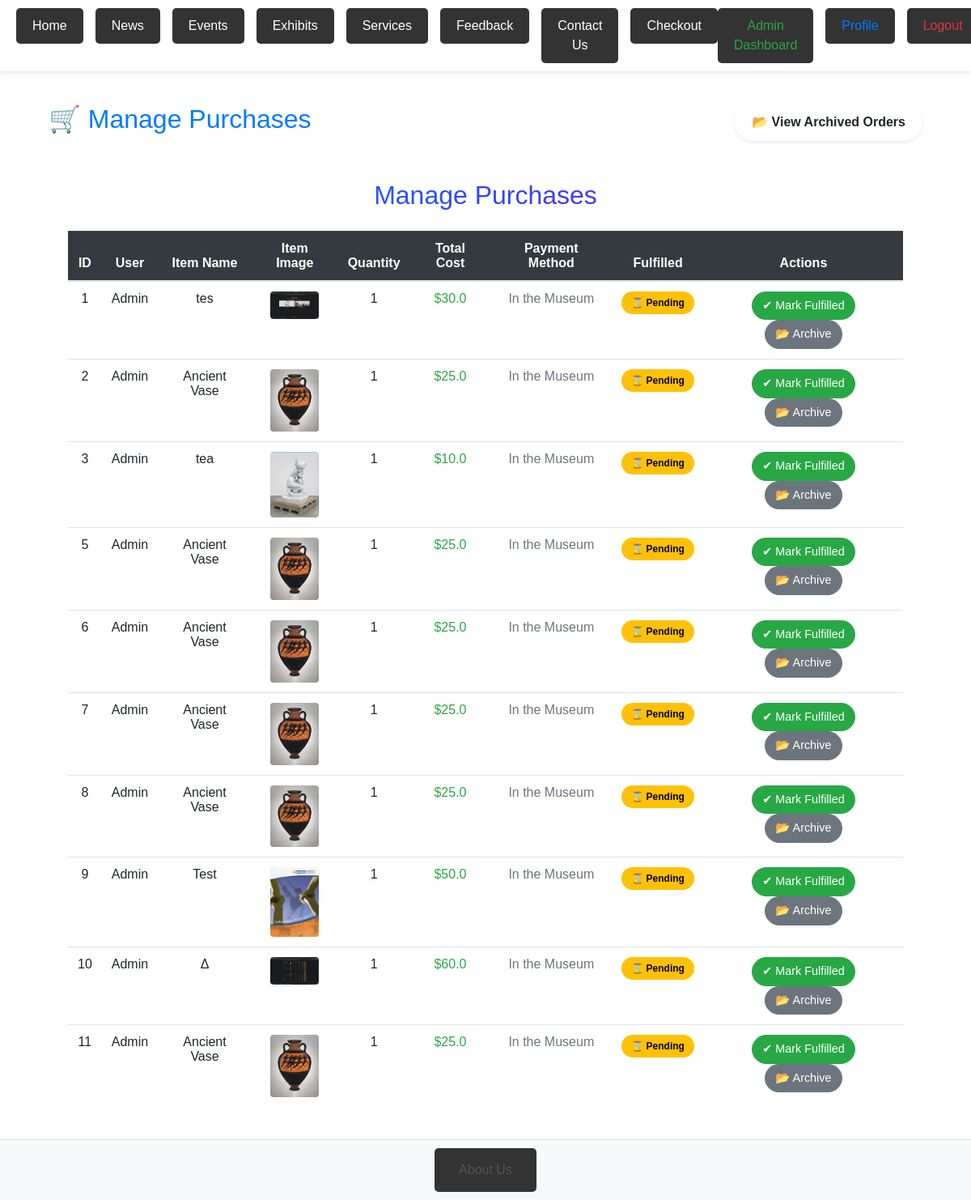
Before: /admin/purchases (signed in) with the older database file.
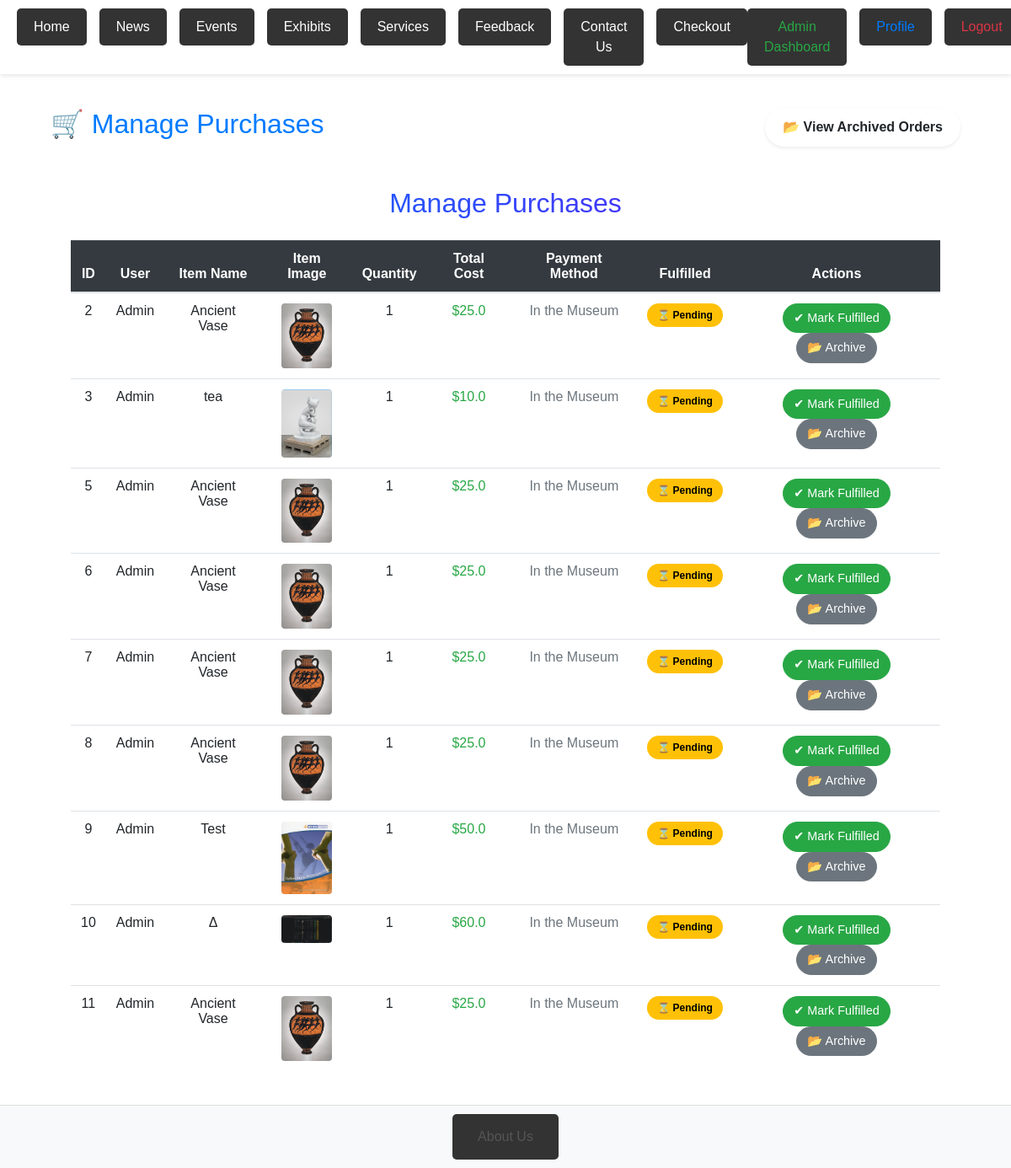
After: the same page with the newer database file.
### server.py (models this page shows, shortened)
class Ticket(db.Model):
    id = db.Column(db.Integer, primary_key=True)
    user_id = db.Column(db.Integer, db.ForeignKey('user.id'), nullable=False)
    item_id = db.Column(db.Integer, nullable=False)
    quantity = db.Column(db.Integer, nullable=False)
    payment_method = db.Column(db.String(50), nullable=False)
    address = db.Column(db.String(255), nullable=True)
    total_cost = db.Column(db.Float, nullable=False)
    fulfilled = db.Column(db.Boolean, default=False)
    archived = db.Column(db.Boolean, default=False)

class User(db.Model, UserMixin):
    id = db.Column(db.Integer, primary_key=True)
    username = db.Column(db.String(80), unique=True, nullable=False)
    email = db.Column(db.String(120), unique=True, nullable=False)
    password = db.Column(db.String(200), nullable=False)
    is_admin = db.Column(db.Boolean, default=False)

class Event(db.Model):
    id = db.Column(db.Integer, primary_key=True)
    title = db.Column(db.String(200), nullable=False)
    description = db.Column(db.Text, nullable=False)
    date = db.Column(db.Date, nullable=False)
    image_path = db.Column(db.String(255), nullable=False)
    price = db.Column(db.Float, nullable=True)

### server.py (the view, shortened to what this page needs)
@app.route('/admin/purchases', methods=['GET', 'POST'])
@login_required
@admin_required
def manage_purchases():
    show_archived = request.args.get('archived', 'false').lower() == 'true'
    tickets = Ticket.query.filter(Ticket.fulfilled == (True if show_archived else False)).all()
    tickets_with_details = []
    for ticket in tickets:
        user = User.query.get(ticket.user_id)
        event = Event.query.get(ticket.item_id)
        if event:
            normalized_title = event.title.lower().replace(" ", "_") + ".jpg"
            image_path = f"uploads/{normalized_title}"
            if event.image_path:
                image_path = event.image_path
            elif os.path.exists(os.path.join(app.root_path, 'static', image_path)):
                image_path = image_path
            else:
                image_path = None
            item = {
                'title': event.title,
                'image': image_path
            }
        else:
            item = {
                'title': 'Unknown Item',
                'image': None
            }
        tickets_with_details.append((ticket, user, item))
    return render_template('manage_purchases.html', tickets=tickets_with_details, show_archived=show_archived)

### server.py (called while the page is built)
def admin_required(f):
    @wraps(f)
    def decorated_function(*args, **kwargs):
        if not current_user.is_authenticated or not current_user.is_admin:
            abort(403)
        return f(*args, **kwargs)
    return decorated_function

@login_manager.user_loader
def load_user(user_id):
    return db.session.get(User, int(user_id))

### templates/manage_purchases.html (shortened to what this page needs)
{% extends "base.html" %}
{% block content %}
<div class="container mt-5">
    <div class="d-flex justify-content-between align-items-center mb-4">
        <h2 class="fw-bold text-{{ 'secondary' if show_archived else 'primary' }}">
            {{ '📦 Archived Orders' if show_archived else '🛒 Manage Purchases' }}
        </h2>
        <a href="{{ url_for('manage_purchases', archived=not show_archived) }}"
           class="btn toggle-btn shadow-sm">
            {{ '🔄 View Active Orders' if show_archived else '📂 View Archived Orders' }}
        </a>
    </div>
    <div class="table-responsive glass-effect p-4 rounded-4">
        <h2 class="text-center text-gradient fw-bold mb-4">Manage Purchases</h2>
        <table class="table table-hover align-middle text-center">
            <thead class="table-dark">
                <tr>
                    <th>ID</th>
                    <th>User</th>
                    <th>Item Name</th>
                    <th>Item Image</th>
                    <th>Quantity</th>
                    <th>Total Cost</th>
                    <th>Payment Method</th>
                    <th>Fulfilled</th>
                    <th>Actions</th>
                </tr>
            </thead>
            <tbody>
                {% for ticket, user, item in tickets %}
                <tr class="hover-effect">
                    <td class="fw-bold">{{ ticket.id }}</td>
                    <td class="fw-semibold">{{ user.username }}</td>
                    <td>{{ item.title if item else 'Unknown Item' }}</td>
                    <td>
                        {% if item.image %}
                            <img src="{{ url_for('static', filename=item.image.replace('static/', '')) }}"
                                 alt="{{ item.title if item else 'No Image' }}" class="rounded item-img">
                        {% endif %}
                    </td>
                    <td class="fw-bold">{{ ticket.quantity }}</td>
                    <td class="fw-bold text-success">${{ ticket.total_cost }}</td>
                    <td class="text-muted">{{ ticket.payment_method }}</td>
                    <td>
                        {% if ticket.fulfilled %}
                            <span class="badge fulfilled-badge">✔ Fulfilled</span>
                        {% else %}
                            <span class="badge pending-badge">⌛ Pending</span>
                        {% endif %}
                    </td>
                    <td>
                        {% if not show_archived %}
                            {% if not ticket.fulfilled %}
                            <form method="POST" class="d-inline">
                                <button type="submit" class="btn action-btn btn-success">✔ Mark Fulfilled</button>
                            </form>
                            {% endif %}
                            <form method="POST" class="d-inline">
                                <button type="submit" class="btn action-btn btn-secondary">📂 Archive</button>
                            </form>
                        {% else %}
                            <form method="POST" class="d-inline">
                                <input type="hidden" name="ticket_id" value="{{ ticket.id }}">
                                <input type="hidden" name="action" value="unarchive">
                                <button type="submit" class="btn action-btn btn-warning">📤 Unarchive</button>
                            </form>
                        {% endif %}
                    </td>
                </tr>
                {% endfor %}
            </tbody>
        </table>
    </div>
</div>
{% endblock %}

### templates/base.html (shortened to what this page needs)
<html lang="en">
<head>
    <link rel="stylesheet" href="{{ url_for('static', filename='styles.css') }}">
    <link rel="stylesheet" href="https://maxcdn.bootstrapcdn.com/bootstrap/4.5.2/css/bootstrap.min.css">
</head>
<body>
    <nav>
        <ul style="list-style: none; margin: 0 auto; padding: 0; display: flex; gap: 15px; justify-content: center;">
            <li><a href="{{ url_for('home') }}">Home</a></li>
            <li><a href="{{ url_for('news') }}">News</a></li>
            <li><a href="{{ url_for('events') }}">Events</a></li>
            <li><a href="{{ url_for('exhibits') }}">Exhibits</a></li>
            <li><a href="{{ url_for('services') }}">Services</a></li>
            <li><a href="{{ url_for('feedback') }}">Feedback</a></li>
            <li><a href="{{ url_for('contact') }}">Contact Us</a></li>
            <li><a href="{{ url_for('checkout', item_id=1) }}">Checkout</a></li>
        </ul>
        <ul style="list-style: none; margin: 0; padding: 0; display: flex; gap: 15px;">
            {% if current_user.is_authenticated %}
                {% if current_user.is_admin %}
                    <li>
                        <a href="{{ url_for('admin_dashboard') }}" style="color: #28a745;">
                            Admin Dashboard
                        </a>
                    </li>
                {% endif %}
                <li><a href="{{ url_for('profile') }}" style="color: #007bff;">Profile</a></li>
                <li><a href="{{ url_for('logout') }}" style="color: rgb(220, 53, 69);">Logout</a></li>
            {% else %}
                <li><a href="{{ url_for('login') }}" style="color: rgb(220, 53, 69);">Login</a></li>
                <li><a href="{{ url_for('register') }}" style="color: #17a2b8;">Register</a></li>
            {% endif %}
        </ul>
    </nav>
    <div class="container" style="margin-top: 80px;">
        {% block content %}
        {% endblock %}
    </div>
    <footer>
        <a href="{{ url_for('about') }}">About Us</a>
    </footer>
</body>
</html>

### static/styles.css (style rules this page uses)
* { margin: 0; padding: 0; box-sizing: border-box; }
body, html { height: 100%; font-family: Arial, sans-serif; line-height: 1.6; }
body { display: flex; flex-direction: column; min-height: 100vh; background-color: #f4f4f4; }
nav { background-color: #333; padding: 15px 30px; text-align: center; }
nav ul { display: flex; justify-content: center; gap: 10px; list-style: none; margin: 0; padding: 0; }
nav ul li { display: inline-block; }
nav ul li a { color: white; text-decoration: none; font-size: 16px; padding: 10px 20px; background-color: #333; border-radius: 5px; transition: background-color 0.3s ease, transform 0.2s ease; display: inline-block; }
footer { background-color: #f8f8f8; color: #555; text-align: center; padding: 20px 10px; border-top: 1px solid #ddd; margin-top: auto; }
footer a { color: white; text-decoration: none; font-size: 16px; background-color: #333; padding: 15px 30px; border-radius: 5px; transition: background-color 0.3s ease; display: inline-block; }

### templates/base.html (style rules this page uses)
body { font-family: Arial, sans-serif; margin: 0; padding: 0; display: flex; flex-direction: column; min-height: 100vh; }
.container { flex: 1; }
footer { text-align: center; background-color: #f8f9fa; padding: 10px; margin-top: auto; }
footer a { text-decoration: none; color: inherit; }
nav { position: fixed; top: 0; width: 100%; background-color: #ffffff; color: #333; z-index: 1000; display: flex; align-items: center; padding: 10px 20px; box-shadow: 0 2px 5px rgba(0, 0, 0, 0.1); transition: background 0.3s ease-in-out; }
nav a { padding: 10px; text-decoration: none; font-weight: 500; color: #333; transition: color 0.3s ease-in-out; }

### templates/manage_purchases.html (style rules this page uses)
.glass-effect { background: rgba(255, 255, 255, 0.15); backdrop-filter: blur(10px); border-radius: 12px; }
.text-gradient { background: linear-gradient(to right, #007bff, #6610f2); -webkit-background-clip: text; -webkit-text-fill-color: transparent; }
.toggle-btn { padding: 10px 20px; font-weight: bold; border-radius: 50px; transition: 0.3s ease-in-out; }
.pending-badge { background-color: #ffc107; color: black; padding: 8px 12px; border-radius: 20px; font-weight: bold; }
.item-img { width: 60px; height: auto; border-radius: 10px; transition: 0.3s ease-in-out; }
.action-btn { border-radius: 20px; font-size: 0.9rem; padding: 6px 12px; transition: all 0.3s; }

Changed rows visible on the page:
no longer on this page (row edited): Ticket: id "1", username "Admin", title "tes", image_path (picture), quantity "1", total_cost "30.0", payment_method "In the Museum", fulfilled "⌛ Pending"
